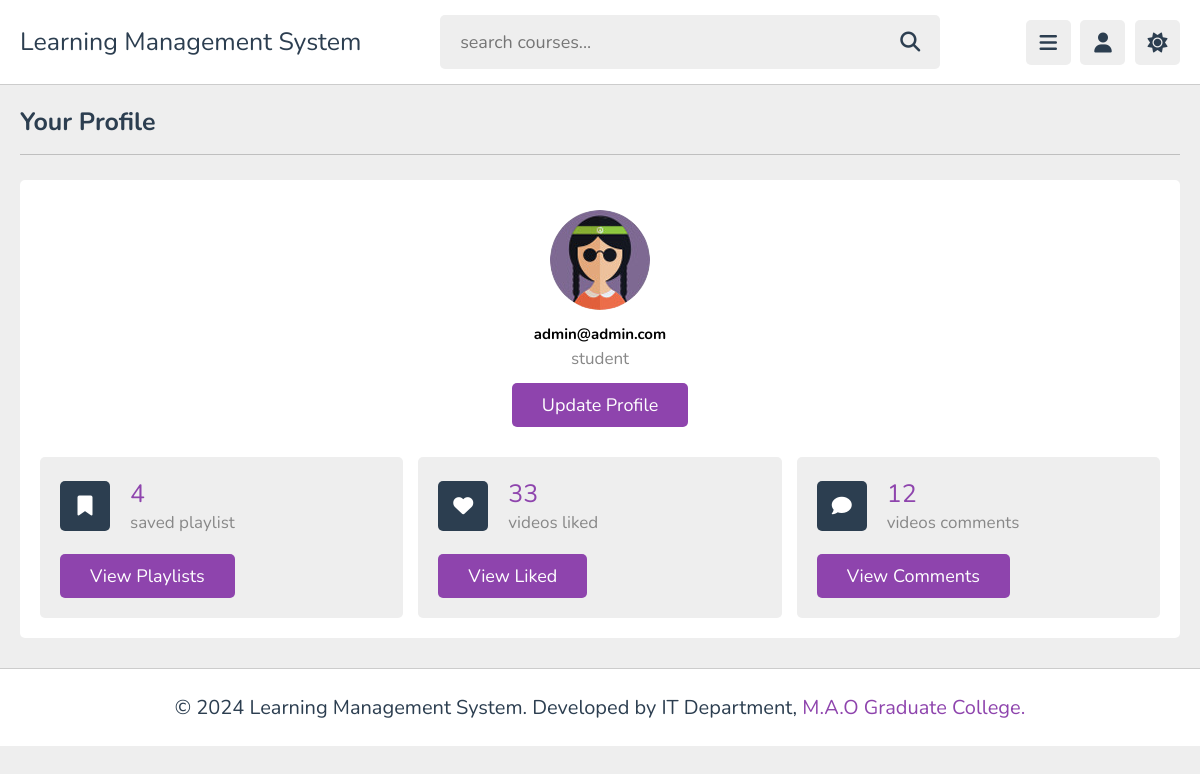
/profile/ (signed in), run on an earlier commit of the app's database.
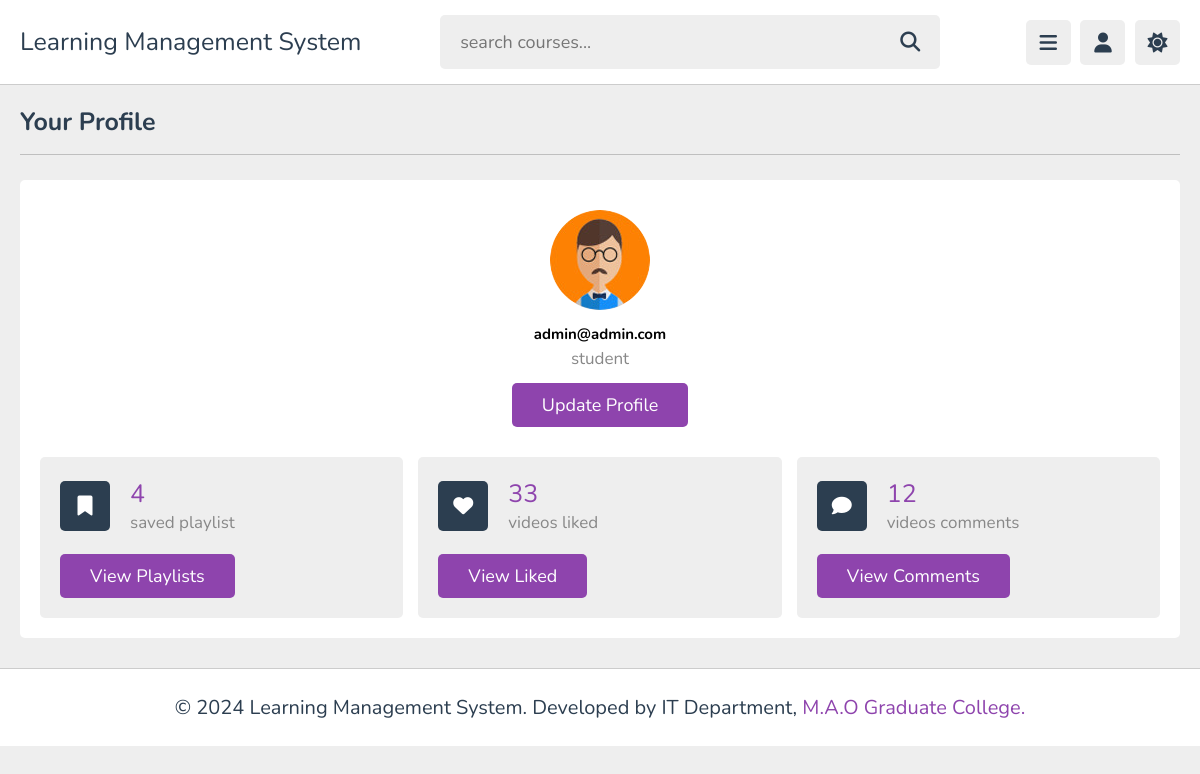
And on a later commit of the database.
### firstapp/models.py (models this page shows, shortened)
class CustomUser(AbstractUser):
    full_name = models.CharField(max_length=100, blank=True)
    email = models.EmailField(unique=True)
    username = None
    is_active = models.BooleanField(default=True)
    is_staff = models.BooleanField(default=False)
    city = models.CharField(max_length=255, blank=True, null=True)
    phone_number = models.CharField(max_length=20, blank=True, null=True)
    profile_image = models.ImageField(upload_to='profile_images/', blank=True, null=True)
    objects = CustomUserManager()
    USERNAME_FIELD = 'email'
    REQUIRED_FIELDS = []  # Empty list because 'email' is the only required field

### firstapp/views.py (the view)
# urls.py: path(r'profile/', views.profile, name='profile'),
@login_required
def profile(request):
    return render(request, 'profile.html', {'user': request.user})

### Templates/profile.html (shortened to what this page needs)
{% extends "base.html" %}
{% block staticfile %}
{% load static %}
{% endblock staticfile %}
{% block content %}
<section class="user-profile">
   <h1 class="heading">your profile</h1>
   <div class="info">
      <div class="user">
         <img src="{{ user.profile_image.url }}" class="image" alt="Profile image">
      <h2>{{ user.email }}</h2>
         <p>student</p>
         <a href="/update" class="inline-btn">update profile</a>
      </div>
      <div class="box-container">
         <div class="box">
            <div class="flex">
               <i class="fas fa-bookmark"></i>
               <div>
                  <span>4</span>
                  <p>saved playlist</p>
               </div>
            </div>
            <a href="#" class="inline-btn">view playlists</a>
         </div>
         <div class="box">
            <div class="flex">
               <i class="fas fa-heart"></i>
               <div>
                  <span>33</span>
                  <p>videos liked</p>
               </div>
            </div>
            <a href="#" class="inline-btn">view liked</a>
         </div>
         <div class="box">
            <div class="flex">
               <i class="fas fa-comment"></i>
               <div>
                  <span>12</span>
                  <p>videos comments</p>
               </div>
            </div>
            <a href="#" class="inline-btn">view comments</a>
         </div>
      </div>
   </div>
</section>
{%endblock%}

### Templates/base.html (shortened to what this page needs)
{% load static %}
<!DOCTYPE html>
<html lang="en">
<head>
    <link rel="stylesheet" href="https://cdnjs.cloudflare.com/ajax/libs/font-awesome/6.1.2/css/all.min.css">
    <link rel="stylesheet" href="{% static 'css/stylesssss.css' %}">
</head>
<body class="{% if not user.is_authenticated %}active{% endif %}">
    {% include "partials/header.html" %}
    <main>
        {% block content %}{% endblock %}
    </main>
    {% include "partials/footer.html" %}
</body>
</html>

### Templates/partials/header.html (shortened to what this page needs)
{% load static %}
<header class="header {% if not user.is_authenticated %}full-width{% endif %}">
   <section class="flex">
      <a href="{% url 'home' %}" class="logo">Learning Management System</a>
      {% if user.is_authenticated %}
      <form action="" method="post" class="search-form">
         <input type="text" name="search_box" required placeholder="search courses..." maxlength="100">
         <button type="submit" class="fas fa-search"></button>
      </form>
      {% endif %}
      <div class="icons">
         {% if user.is_authenticated %}
            <div id="menu-btn" class="fas fa-bars"></div>
         {% endif %}
         <div id="user-btn" class="fas fa-user"></div>
         <div id="toggle-btn" class="fas fa-sun"></div>
      </div>
   </section>
</header>

### Templates/partials/sidebar.html (shortened to what this page needs)
{% load static %}

### Templates/partials/footer.html
{% load static %}
<footer class="footer {% if not user.is_authenticated %}full-width{% endif %}">
    © 2024 Learning Management System. Developed by IT Department, <span>M.A.O Graduate College.</span>
 </footer>

### static/css/stylesssss.css (style rules this page uses)
:root { --main-color:#8e44ad; --red:#e74c3c; --orange:#f39c12; --light-color:#888; --light-bg:#eee; --black:#2c3e50; --white:#fff; --border:.1rem solid rgba(0,0,0,.2); }
* { font-family: 'Nunito', sans-serif; margin:0; padding:0; box-sizing: border-box; outline: none; border:none; text-decoration: none; }
html { font-size: 62.5%; overflow-x: hidden; }
body { background-color: var(--light-bg); padding-left: 30rem; }
section { padding:2rem; margin: 0 auto; max-width: 1200px; }
.heading { font-size: 2.5rem; color:var(--black); margin-bottom: 2.5rem; border-bottom: var(--border); padding-bottom: 1.5rem; text-transform: capitalize; }
.inline-btn, .inline-option-btn, .inline-delete-btn, .btn, .delete-btn, .option-btn { border-radius: .5rem; color:#fff; font-size: 1.8rem; cursor: pointer; text-transform: capitalize; padding:1rem 3rem; text-align: center; margin-top: 1rem; }
.inline-btn, .inline-option-btn, .inline-delete-btn { display: inline-block; }
.btn, .inline-btn { background-color: var(--main-color); }
.header { position: sticky; top:0; left:0; right: 0; background-color: var(--white); z-index: 1000; border-bottom: var(--border); }
.header .flex { display: flex; align-items: center; justify-content: space-between; position: relative; padding: 1.5rem 2rem; }
.header .flex .logo { font-size: 2.5rem; color: var(--black); }
.header .flex .search-form { width: 50rem; border-radius: .5rem; background-color: var(--light-bg); padding:1.5rem 2rem; display: flex; gap:2rem; }
.header .flex .search-form input { width: 100%; font-size: 1.8rem; color:var(--black); background:none; }
.header .flex .search-form button { background:none; font-size: 2rem; cursor: pointer; color:var(--black); }
.header .flex .icons div { font-size: 2rem; color:var(--black); background-color: var(--light-bg); border-radius: .5rem; height: 4.5rem; width: 4.5rem; line-height: 4.5rem; cursor: pointer; text-align: center; margin-left: .7rem; }
.user-profile .info { background-color: var(--white); border-radius: .5rem; padding: 2rem; }
.user-profile .info .user { text-align: center; margin-bottom: 2rem; padding: 1rem; }
.user-profile .info .user img { height: 10rem; width: 10rem; border-radius: 50%; object-fit: cover; margin-bottom: 1rem; }
.user-profile .info .user p { font-size: 1.7rem; color: var(--light-color); padding: .3rem 0; }
.user-profile .info .box-container { display: flex; flex-wrap: wrap; gap: 1.5rem; }
.user-profile .info .box-container .box { background-color: var(--light-bg); border-radius: .5rem; padding: 2rem; flex: 1 1 25rem; }
.user-profile .info .box-container .box .flex { display: flex; align-items: center; gap: 2rem; margin-bottom: 1rem; }
.user-profile .info .box-container .box .flex i { font-size:2rem; color: var(--white); background-color: var(--black); text-align: center; border-radius: .5rem; height: 5rem; width: 5rem; line-height: 4.9rem; }
.user-profile .info .box-container .box .flex span { font-size: 2.5rem; color: var(--main-color); }
.user-profile .info .box-container .box .flex p { color: var(--light-color); font-size: 1.7rem; }
.footer { background-color: var(--white); border-top: var(--border); position: sticky; bottom: 0; left: 0; right: 0; text-align: center; font-size: 2rem; padding:2.5rem 2rem; color:var(--black); margin-top: 1rem; z-index: 1000; }
.footer span { color:var(--main-color); }
@media (max-width:1200px) { body { padding-left: 0; } }
.icons .fas { font-size: 2rem; color:var(--black); background-color: var(--light-bg); border-radius: .5rem; height: 4.5rem; width: 4.5rem; line-height: 4.5rem; cursor: pointer; text-align: center; margin-left: .7rem; }

What changed in the data, as far as the page shows it:
changed CustomUser "admin@admin.com": profile_image: a different picture
